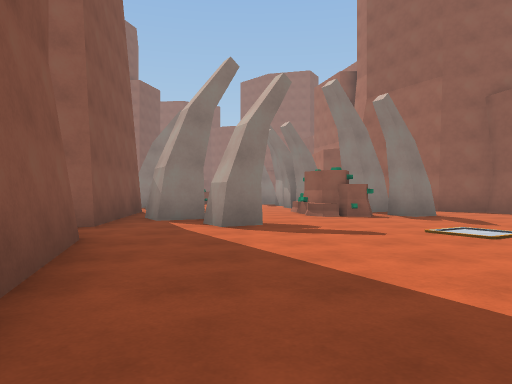
view 1 (above)

20 first-person views from a walk through a Unity game level. The camera is 1.2 m above the floor, looks level and sees 70° across. The floor is counted in squares, 2 m on a side. Each view is taken from the middle of a square. On the plan, view 1 faces up. The plan holds only what a view shows up to about 10 squares ahead; the rest is blank. The place goes on beyond the plan. The player is left out.

view 2
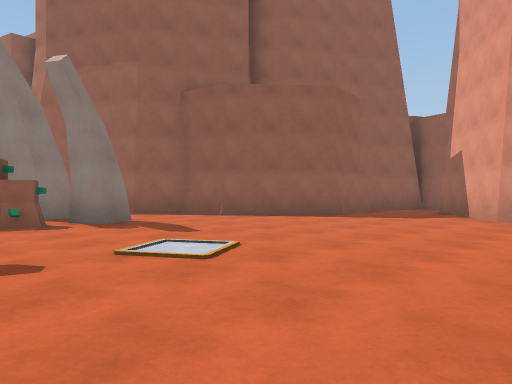

view 3
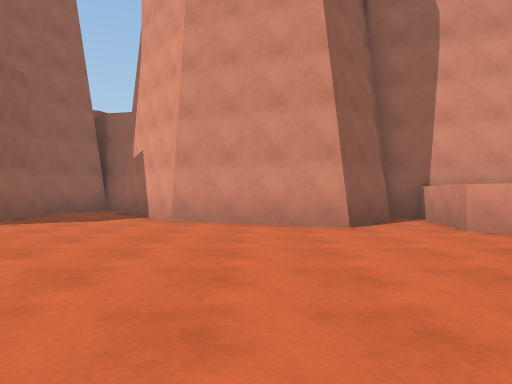

view 4
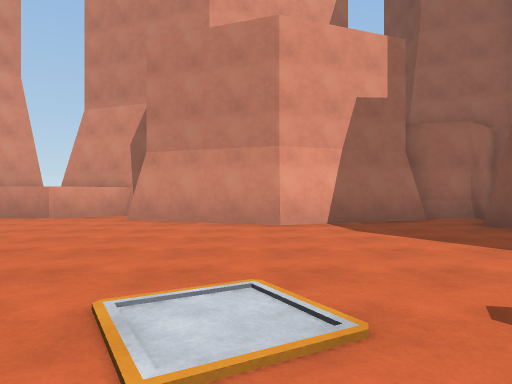

view 5
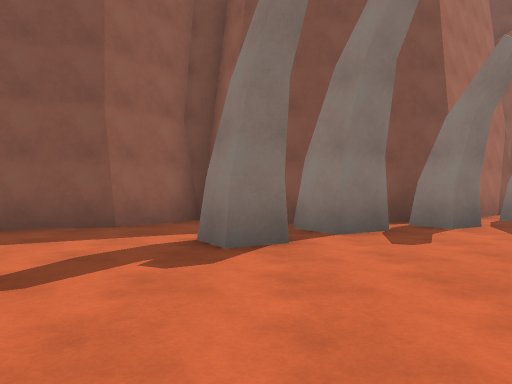

view 6
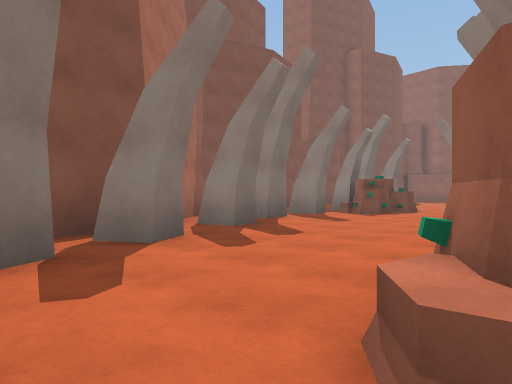

view 7
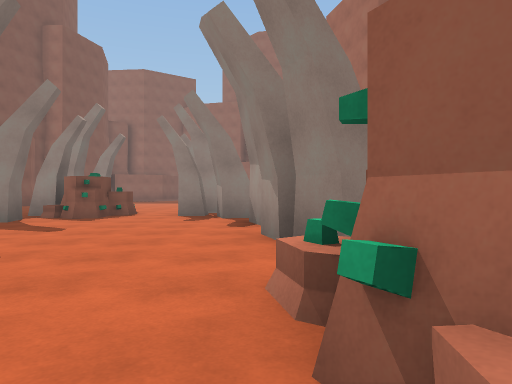

view 8
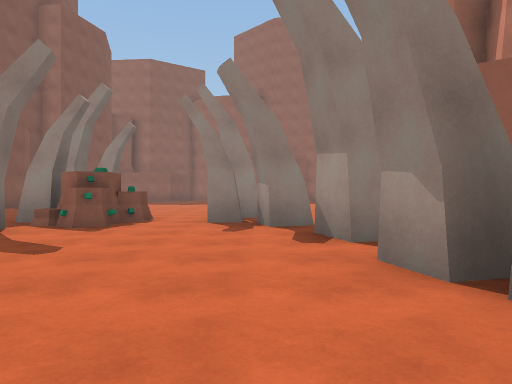

view 9
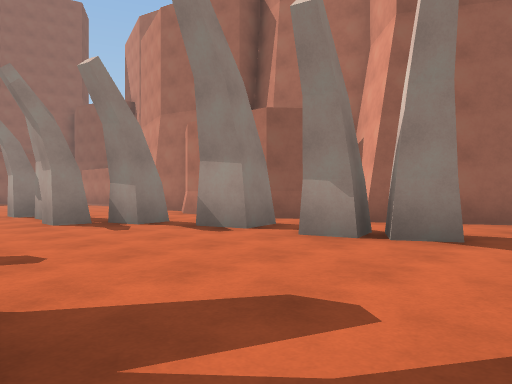

view 10
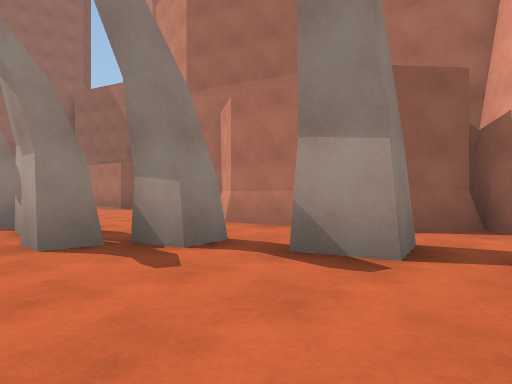

view 11
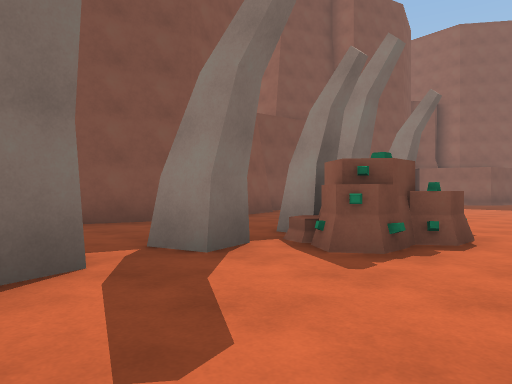

view 12
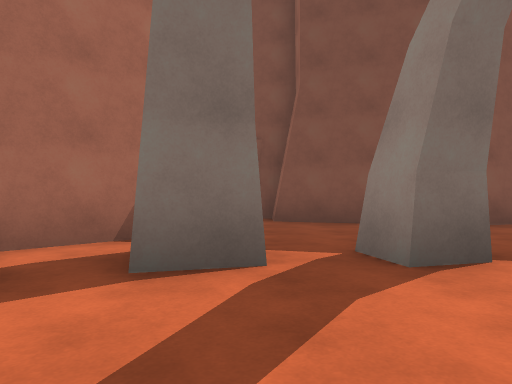

view 13
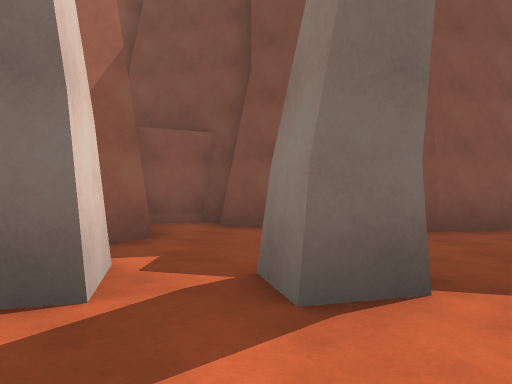

view 14
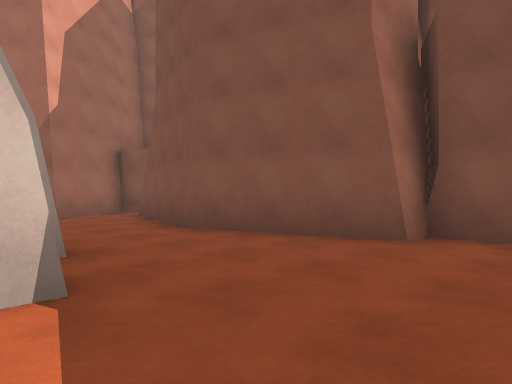

view 15
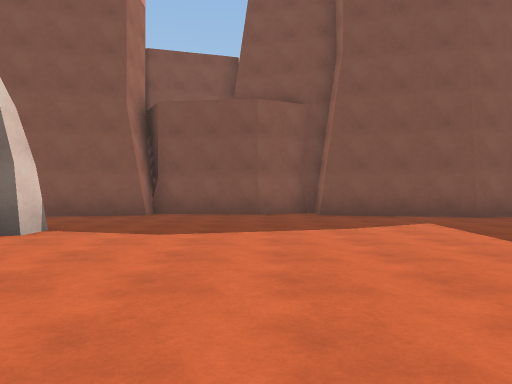

view 16
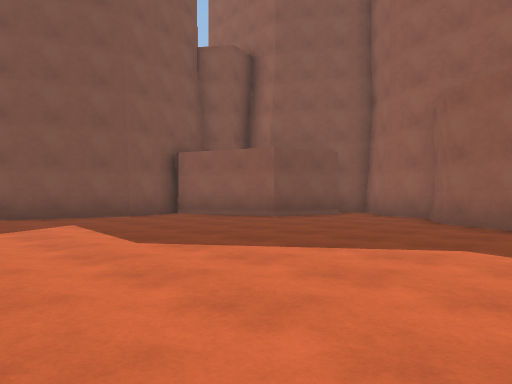

view 17
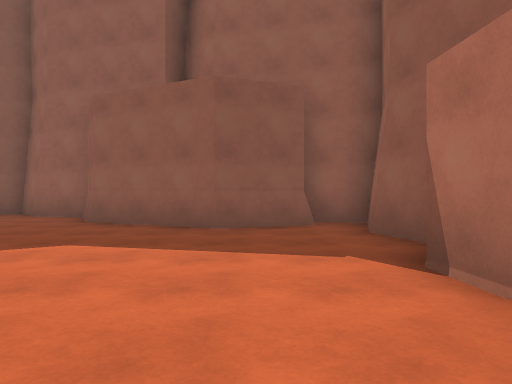

view 18
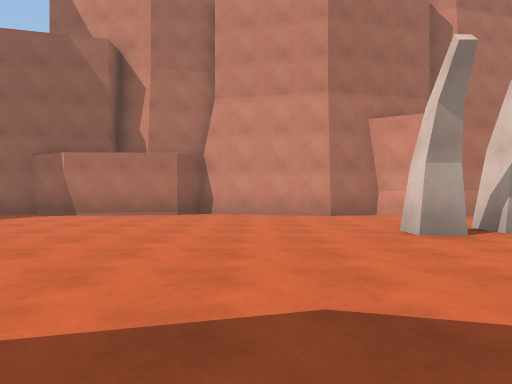

view 19
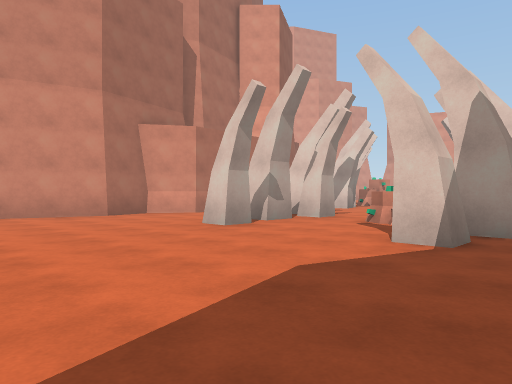

view 20
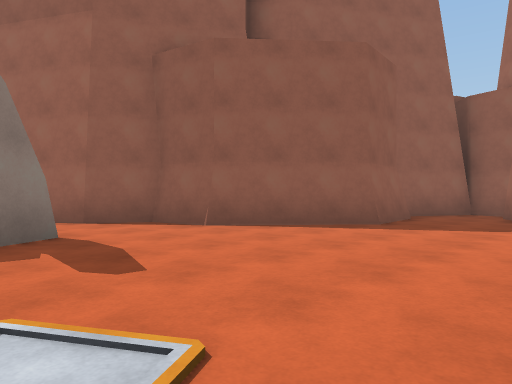

### Floor plan
Key: @ floor where view 1 was taken; # wall or solid block; x gap in a wall; . floor; ^ raised ledge.
Columns run from 10 left of view 1 to 14 right of it. Each row starts with its distance up from view 1.
 36      ###
 35      #.###
 34      #...##
 33    ###....#####
 32   ##..........#
 31   #...........#
 30   #...........#
 29  ##...........#
 28  #............#
 27  #............#
 26  .............#
 25  #............#
 24  #............#
 23  #............#
 22  #............#
 21  #............#
 20  ##..##..##..##
 19   #....^.....#
 18   #...##..#..#
 17  ##...##.....##
 16 ##....x....##.#
 15 #.....#.......##
 14 ####..#.....#.##
 13    ##..#....#..##
 12     ##........ .#
 11        ....^^##.##
 10       ###...###..##
  9        ##...###...##
  8        ##..........######
  7       ##..#.............#
  6       #.................#
  5       ##..............###
  4        ##...........###
  3         #...........#
  2         #..........##
  1         #..........#
  0          .@.##.....###
 -1         ..######.....#
 -2        ####    ##^^^^#
 -3                 ### #

Where each view was taken, in squares from view 1:
view 1: 0 up, 0 right, facing up
view 2: 2 up, 1 right, facing up-right
view 3: 2 up, 2 right, facing right
view 4: 7 up, 3 right, facing down
view 5: 7 up, 4 right, facing left
view 6: 8 up, 2 right, facing up-left
view 7: 9 up, 1 right, facing up
view 8: 11 up, 0 right, facing up
view 9: 11 up, 3 left, facing up-right
view 10: 14 up, 2 left, facing up-right
view 11: 14 up, 1 left, facing up-left
view 12: 15 up, 1 left, facing left
view 13: 16 up, 2 left, facing left
view 14: 24 up, 4 left, facing down-left
view 15: 25 up, 1 right, facing left
view 16: 26 up, 1 right, facing up-left
view 17: 26 up, 2 right, facing up
view 18: 24 up, 6 left, facing right
view 19: 26 up, 6 left, facing down-right
view 20: 4 up, 3 right, facing up-right
